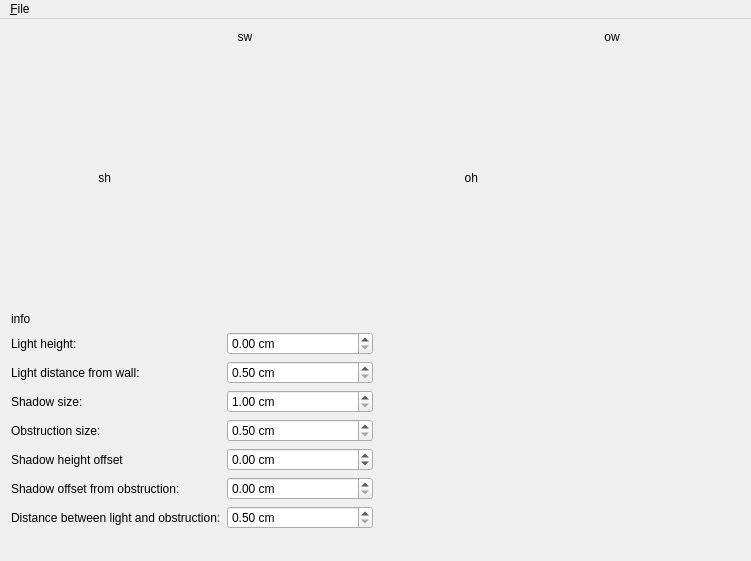
<?xml version="1.0" encoding="UTF-8"?>
<ui version="4.0">
 <class>MainWindow</class>
 <widget class="QMainWindow" name="MainWindow">
  <property name="geometry">
   <rect>
    <x>0</x>
    <y>0</y>
    <width>751</width>
    <height>561</height>
   </rect>
  </property>
  <property name="windowTitle">
   <string>Silhouette</string>
  </property>
  <widget class="QWidget" name="centralWidget">
   <layout class="QVBoxLayout" name="verticalLayout_2">
    <item>
     <layout class="QGridLayout" name="gridLayout">
      <item row="0" column="3">
       <widget class="QLabel" name="obstructionWidthLabel">
        <property name="text">
         <string>ow</string>
        </property>
        <property name="alignment">
         <set>Qt::AlignCenter</set>
        </property>
       </widget>
      </item>
      <item row="0" column="1">
       <widget class="QLabel" name="silhouetteWidthLabel">
        <property name="text">
         <string>sw</string>
        </property>
        <property name="alignment">
         <set>Qt::AlignCenter</set>
        </property>
       </widget>
      </item>
      <item row="1" column="3">
       <widget class="QLabel" name="obstructionImage">
        <property name="minimumSize">
         <size>
          <width>256</width>
          <height>256</height>
         </size>
        </property>
        <property name="maximumSize">
         <size>
          <width>512</width>
          <height>512</height>
         </size>
        </property>
        <property name="text">
         <string>&lt;obstruction&gt;</string>
        </property>
        <property name="scaledContents">
         <bool>true</bool>
        </property>
       </widget>
      </item>
      <item row="1" column="1">
       <widget class="QLabel" name="silhouetteImage">
        <property name="minimumSize">
         <size>
          <width>256</width>
          <height>256</height>
         </size>
        </property>
        <property name="maximumSize">
         <size>
          <width>508</width>
          <height>512</height>
         </size>
        </property>
        <property name="text">
         <string>&lt;silhouette&gt;</string>
        </property>
        <property name="scaledContents">
         <bool>true</bool>
        </property>
       </widget>
      </item>
      <item row="1" column="0">
       <widget class="QLabel" name="silhouetteHeightLabel">
        <property name="sizePolicy">
         <sizepolicy hsizetype="Minimum" vsizetype="Preferred">
          <horstretch>0</horstretch>
          <verstretch>0</verstretch>
         </sizepolicy>
        </property>
        <property name="text">
         <string>sh</string>
        </property>
        <property name="alignment">
         <set>Qt::AlignRight|Qt::AlignTrailing|Qt::AlignVCenter</set>
        </property>
       </widget>
      </item>
      <item row="1" column="2">
       <widget class="QLabel" name="obstructionHeightLabel">
        <property name="text">
         <string>oh</string>
        </property>
        <property name="alignment">
         <set>Qt::AlignRight|Qt::AlignTrailing|Qt::AlignVCenter</set>
        </property>
       </widget>
      </item>
     </layout>
    </item>
    <item>
     <widget class="QLabel" name="shadowInfoLabel">
      <property name="text">
       <string>info</string>
      </property>
     </widget>
    </item>
    <item>
     <layout class="QHBoxLayout" name="horizontalLayout_2">
      <item>
       <layout class="QFormLayout" name="formLayout">
        <item row="0" column="0">
         <widget class="QLabel" name="lightHeightCmLabel">
          <property name="text">
           <string>Light height:</string>
          </property>
         </widget>
        </item>
        <item row="0" column="1">
         <widget class="QDoubleSpinBox" name="lightHeightCmDoubleSpinBox">
          <property name="suffix">
           <string> cm</string>
          </property>
          <property name="maximum">
           <double>100.000000000000000</double>
          </property>
          <property name="singleStep">
           <double>0.250000000000000</double>
          </property>
         </widget>
        </item>
        <item row="1" column="0">
         <widget class="QLabel" name="lightDistanceFromWallCmLabel">
          <property name="text">
           <string>Light distance from wall:</string>
          </property>
         </widget>
        </item>
        <item row="1" column="1">
         <widget class="QDoubleSpinBox" name="lightDistanceFromWallCmDoubleSpinBox">
          <property name="suffix">
           <string> cm</string>
          </property>
          <property name="minimum">
           <double>0.500000000000000</double>
          </property>
          <property name="maximum">
           <double>100.000000000000000</double>
          </property>
          <property name="singleStep">
           <double>0.500000000000000</double>
          </property>
         </widget>
        </item>
        <item row="2" column="0">
         <widget class="QLabel" name="silhouetteSizeCmLabel">
          <property name="text">
           <string>Shadow size:</string>
          </property>
         </widget>
        </item>
        <item row="2" column="1">
         <widget class="QDoubleSpinBox" name="silhouetteSizeCmDoubleSpinBox">
          <property name="suffix">
           <string> cm</string>
          </property>
          <property name="minimum">
           <double>1.000000000000000</double>
          </property>
          <property name="maximum">
           <double>1000.000000000000000</double>
          </property>
         </widget>
        </item>
        <item row="3" column="0">
         <widget class="QLabel" name="obstructionSizeCmLabel">
          <property name="text">
           <string>Obstruction size:</string>
          </property>
         </widget>
        </item>
        <item row="3" column="1">
         <widget class="QDoubleSpinBox" name="obstructionSizeCmDoubleSpinBox">
          <property name="suffix">
           <string> cm</string>
          </property>
          <property name="minimum">
           <double>0.500000000000000</double>
          </property>
          <property name="maximum">
           <double>100.000000000000000</double>
          </property>
          <property name="singleStep">
           <double>0.500000000000000</double>
          </property>
         </widget>
        </item>
        <item row="4" column="0">
         <widget class="QLabel" name="shadowHeightOffsetLabel">
          <property name="text">
           <string>Shadow height offset</string>
          </property>
         </widget>
        </item>
        <item row="4" column="1">
         <widget class="QDoubleSpinBox" name="shadowHeightOffsetDoubleSpinBox">
          <property name="suffix">
           <string> cm</string>
          </property>
          <property name="minimum">
           <double>-10.000000000000000</double>
          </property>
          <property name="maximum">
           <double>100.000000000000000</double>
          </property>
         </widget>
        </item>
        <item row="5" column="0">
         <widget class="QLabel" name="shadowOffsetFromObstructionLabel">
          <property name="text">
           <string>Shadow offset from obstruction:</string>
          </property>
         </widget>
        </item>
        <item row="5" column="1">
         <widget class="QDoubleSpinBox" name="shadowOffsetFromObstructionDoubleSpinBox">
          <property name="suffix">
           <string> cm</string>
          </property>
          <property name="maximum">
           <double>100.000000000000000</double>
          </property>
         </widget>
        </item>
        <item row="6" column="0">
         <widget class="QLabel" name="distanceBetweenLightAndObstructionLabel">
          <property name="text">
           <string>Distance between light and obstruction:</string>
          </property>
         </widget>
        </item>
        <item row="6" column="1">
         <widget class="QDoubleSpinBox" name="distanceBetweenLightAndObstructionDoubleSpinBox">
          <property name="suffix">
           <string> cm</string>
          </property>
          <property name="minimum">
           <double>0.500000000000000</double>
          </property>
          <property name="maximum">
           <double>100.000000000000000</double>
          </property>
          <property name="singleStep">
           <double>0.500000000000000</double>
          </property>
         </widget>
        </item>
       </layout>
      </item>
      <item>
       <widget class="QLabel" name="diagramImage">
        <property name="text">
         <string>&lt;diagram&gt;</string>
        </property>
       </widget>
      </item>
     </layout>
    </item>
    <item>
     <spacer name="verticalSpacer">
      <property name="orientation">
       <enum>Qt::Vertical</enum>
      </property>
      <property name="sizeHint" stdset="0">
       <size>
        <width>20</width>
        <height>40</height>
       </size>
      </property>
     </spacer>
    </item>
   </layout>
  </widget>
  <widget class="QMenuBar" name="menuBar">
   <property name="geometry">
    <rect>
     <x>0</x>
     <y>0</y>
     <width>751</width>
     <height>22</height>
    </rect>
   </property>
   <widget class="QMenu" name="menu_File">
    <property name="title">
     <string>&amp;File</string>
    </property>
    <addaction name="actionLoad_image"/>
    <addaction name="actionSave_obstruction"/>
    <addaction name="separator"/>
    <addaction name="actionQuit"/>
   </widget>
   <addaction name="menu_File"/>
  </widget>
  <action name="actionLoad_image">
   <property name="text">
    <string>Load silouette...</string>
   </property>
  </action>
  <action name="actionQuit">
   <property name="text">
    <string>Quit</string>
   </property>
  </action>
  <action name="actionSave_obstruction">
   <property name="text">
    <string>Save obstruction...</string>
   </property>
  </action>
 </widget>
 <layoutdefault spacing="6" margin="11"/>
 <resources/>
 <connections/>
</ui>
